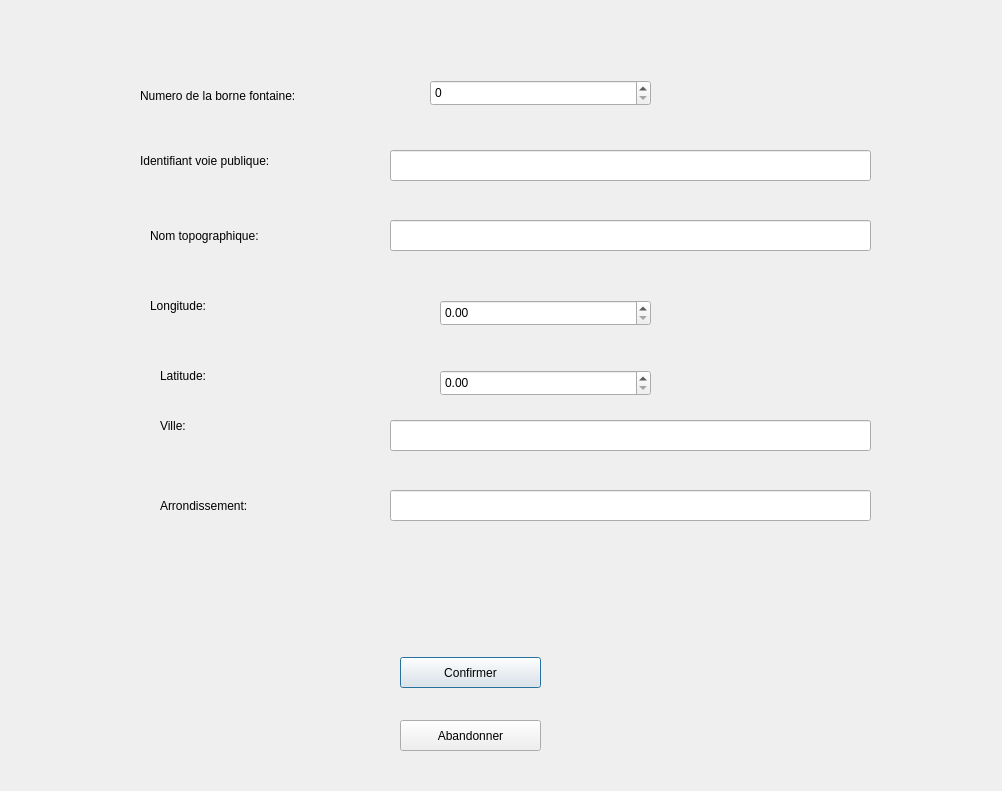
<?xml version="1.0" encoding="UTF-8"?>
<ui version="4.0">
 <class>AjoutFontaine</class>
 <widget class="QDialog" name="AjoutFontaine">
  <property name="geometry">
   <rect>
    <x>0</x>
    <y>0</y>
    <width>1002</width>
    <height>791</height>
   </rect>
  </property>
  <property name="windowTitle">
   <string>AjoutFontaine</string>
  </property>
  <widget class="QLabel" name="label">
   <property name="geometry">
    <rect>
     <x>140</x>
     <y>80</y>
     <width>211</width>
     <height>31</height>
    </rect>
   </property>
   <property name="text">
    <string>Numero de la borne fontaine:</string>
   </property>
  </widget>
  <widget class="QLabel" name="label_2">
   <property name="geometry">
    <rect>
     <x>140</x>
     <y>140</y>
     <width>171</width>
     <height>41</height>
    </rect>
   </property>
   <property name="text">
    <string>Identifiant voie publique:</string>
   </property>
  </widget>
  <widget class="QLabel" name="label_3">
   <property name="geometry">
    <rect>
     <x>150</x>
     <y>220</y>
     <width>191</width>
     <height>31</height>
    </rect>
   </property>
   <property name="text">
    <string>Nom topographique:</string>
   </property>
  </widget>
  <widget class="QLabel" name="label_4">
   <property name="geometry">
    <rect>
     <x>150</x>
     <y>290</y>
     <width>191</width>
     <height>31</height>
    </rect>
   </property>
   <property name="text">
    <string>Longitude:</string>
   </property>
  </widget>
  <widget class="QLabel" name="label_5">
   <property name="geometry">
    <rect>
     <x>160</x>
     <y>360</y>
     <width>191</width>
     <height>31</height>
    </rect>
   </property>
   <property name="text">
    <string>Latitude:</string>
   </property>
  </widget>
  <widget class="QLabel" name="label_6">
   <property name="geometry">
    <rect>
     <x>160</x>
     <y>410</y>
     <width>191</width>
     <height>31</height>
    </rect>
   </property>
   <property name="text">
    <string>Ville:</string>
   </property>
  </widget>
  <widget class="QLabel" name="label_7">
   <property name="geometry">
    <rect>
     <x>160</x>
     <y>490</y>
     <width>191</width>
     <height>31</height>
    </rect>
   </property>
   <property name="text">
    <string>Arrondissement:</string>
   </property>
  </widget>
  <widget class="QLineEdit" name="case_voiepublique">
   <property name="geometry">
    <rect>
     <x>390</x>
     <y>150</y>
     <width>481</width>
     <height>31</height>
    </rect>
   </property>
  </widget>
  <widget class="QLineEdit" name="case_topographique">
   <property name="geometry">
    <rect>
     <x>390</x>
     <y>220</y>
     <width>481</width>
     <height>31</height>
    </rect>
   </property>
  </widget>
  <widget class="QLineEdit" name="case_ville">
   <property name="geometry">
    <rect>
     <x>390</x>
     <y>420</y>
     <width>481</width>
     <height>31</height>
    </rect>
   </property>
  </widget>
  <widget class="QLineEdit" name="case_arrondissement">
   <property name="geometry">
    <rect>
     <x>390</x>
     <y>490</y>
     <width>481</width>
     <height>31</height>
    </rect>
   </property>
  </widget>
  <widget class="QPushButton" name="button_confirmer">
   <property name="geometry">
    <rect>
     <x>400</x>
     <y>657</y>
     <width>141</width>
     <height>31</height>
    </rect>
   </property>
   <property name="text">
    <string>Confirmer</string>
   </property>
  </widget>
  <widget class="QSpinBox" name="case_identifiant">
   <property name="geometry">
    <rect>
     <x>430</x>
     <y>80</y>
     <width>221</width>
     <height>26</height>
    </rect>
   </property>
   <property name="maximum">
    <number>1000000000</number>
   </property>
  </widget>
  <widget class="QDoubleSpinBox" name="case_longitude">
   <property name="geometry">
    <rect>
     <x>440</x>
     <y>300</y>
     <width>211</width>
     <height>26</height>
    </rect>
   </property>
   <property name="maximum">
    <double>999999.989999999990687</double>
   </property>
  </widget>
  <widget class="QDoubleSpinBox" name="case_latitude">
   <property name="geometry">
    <rect>
     <x>440</x>
     <y>370</y>
     <width>211</width>
     <height>26</height>
    </rect>
   </property>
   <property name="maximum">
    <double>999999.989999999990687</double>
   </property>
  </widget>
  <widget class="QPushButton" name="abandonner_btn">
   <property name="geometry">
    <rect>
     <x>400</x>
     <y>720</y>
     <width>141</width>
     <height>31</height>
    </rect>
   </property>
   <property name="text">
    <string>Abandonner</string>
   </property>
  </widget>
 </widget>
 <resources/>
 <connections>
  <connection>
   <sender>button_confirmer</sender>
   <signal>clicked()</signal>
   <receiver>AjoutFontaine</receiver>
   <slot>valider()</slot>
   <hints>
    <hint type="sourcelabel">
     <x>470</x>
     <y>672</y>
    </hint>
    <hint type="destinationlabel">
     <x>500</x>
     <y>395</y>
    </hint>
   </hints>
  </connection>
  <connection>
   <sender>abandonner_btn</sender>
   <signal>clicked()</signal>
   <receiver>AjoutFontaine</receiver>
   <slot>reject()</slot>
   <hints>
    <hint type="sourcelabel">
     <x>470</x>
     <y>735</y>
    </hint>
    <hint type="destinationlabel">
     <x>500</x>
     <y>395</y>
    </hint>
   </hints>
  </connection>
 </connections>
 <slots>
  <slot>valider()</slot>
 </slots>
</ui>
